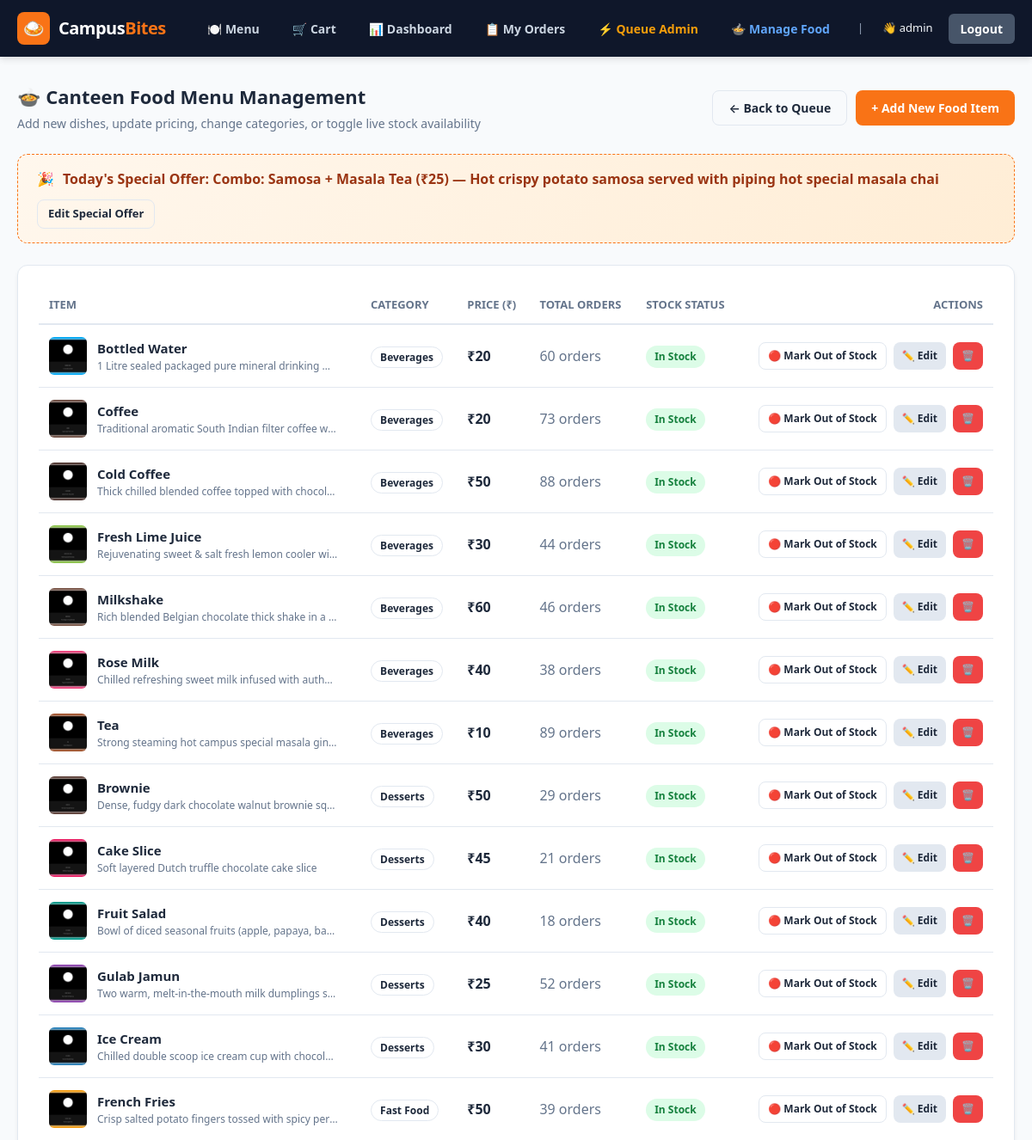
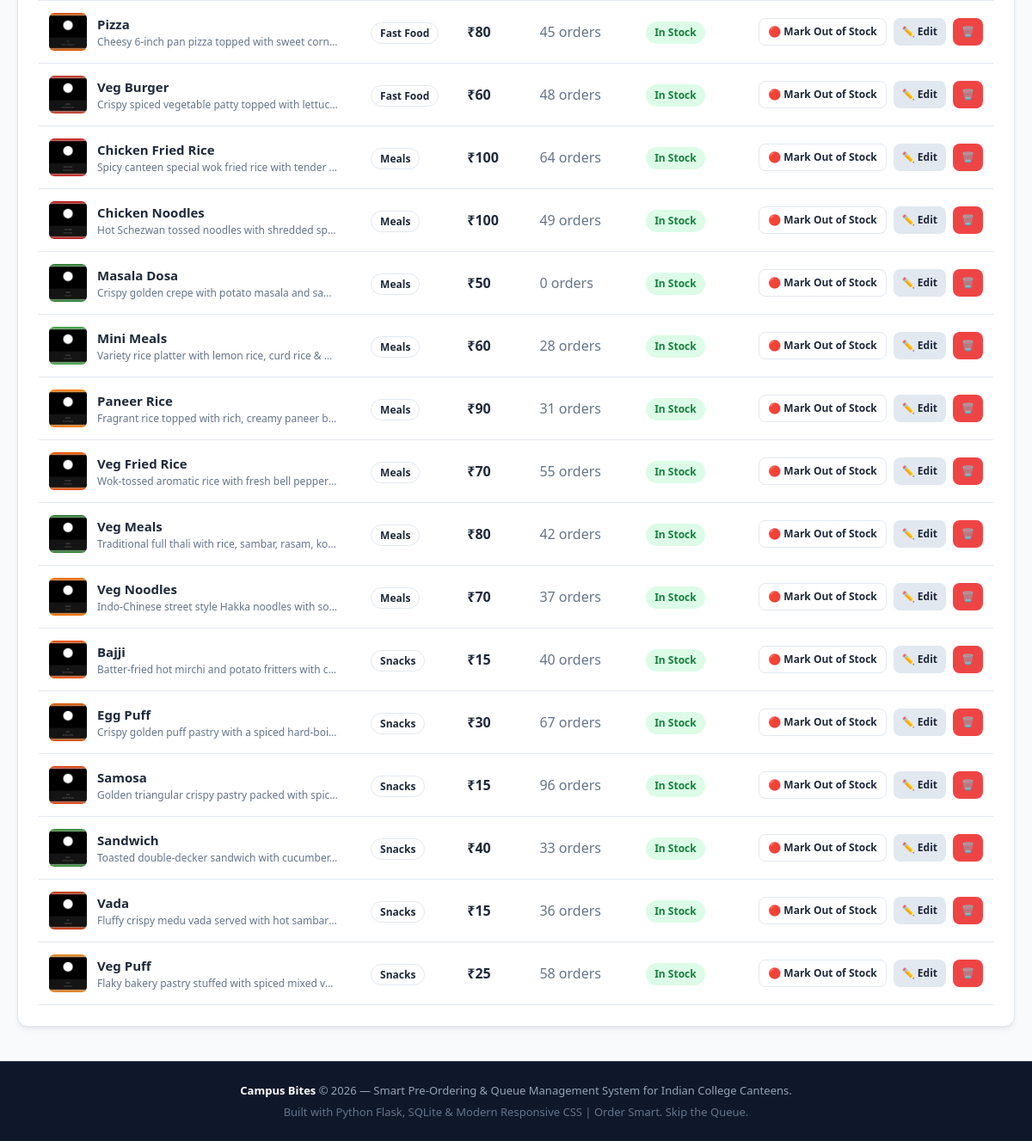
Page /admin/food (signed in) on the committed database (2 pictures, top to bottom).
### app.py (models this page shows)
class User(UserMixin, db.Model):
    __tablename__ = 'user'
    id = db.Column(db.Integer, primary_key=True)
    username = db.Column(db.String(100), unique=True, nullable=False)
    password = db.Column(db.String(255), nullable=False)
    full_name = db.Column(db.String(100), default='')
    phone = db.Column(db.String(20), default='')
    is_admin = db.Column(db.Boolean, default=False)
    created_at = db.Column(db.DateTime, default=datetime.now)
    orders = db.relationship('Order', backref='student', lazy=True)

class SpecialOffer(db.Model):
    __tablename__ = 'special_offer'
    id = db.Column(db.Integer, primary_key=True)
    title = db.Column(db.String(100), nullable=False)
    description = db.Column(db.Text, nullable=False)
    price = db.Column(db.Float, nullable=False)
    active = db.Column(db.Boolean, default=True)

class FoodItem(db.Model):
    __tablename__ = 'food_item'
    id = db.Column(db.Integer, primary_key=True)
    name = db.Column(db.String(100), nullable=False)
    category = db.Column(db.String(50), nullable=False)  # Meals, Snacks, Fast Food, Desserts, Beverages
    description = db.Column(db.String(255), default='')
    price = db.Column(db.Float, nullable=False)  # Stored in INR (₹)
    image = db.Column(db.String(100), default='samosa.jpg')
    available = db.Column(db.Boolean, default=True)
    order_count = db.Column(db.Integer, default=0)

### app.py (the view)
@app.route('/admin/food')
@login_required
def manage_food():
    if not current_user.is_admin:
        flash('Access Denied.', 'danger')
        return redirect(url_for('menu'))
    items = FoodItem.query.order_by(FoodItem.category.asc(), FoodItem.name.asc()).all()
    special_offer = SpecialOffer.query.first()
    return render_template('manage_food.html', items=items, special_offer=special_offer)

### app.py (called while the page is built)
@login_manager.user_loader
def load_user(user_id):
    try:
        return db.session.get(User, int(user_id))
    except (ValueError, TypeError):
        return None

### templates/manage_food.html (shortened to what this page needs)
{% extends "base.html" %}
{% block content %}
<div style="margin-top: 15px;">
    <div style="display: flex; justify-content: space-between; align-items: center; flex-wrap: wrap; gap: 15px; margin-bottom: 25px;">
        <div>
            <h2 class="section-heading" style="margin-bottom: 4px;">🍲 Canteen Food Menu Management</h2>
            <p style="color: var(--text-muted); font-size: 14px;">Add new dishes, update pricing, change categories, or toggle live stock availability</p>
        </div>
        <div style="display: flex; gap: 10px;">
            <a href="{{ url_for('admin_dashboard') }}" class="btn btn-outline">← Back to Queue</a>
            <a href="{{ url_for('add_food') }}" class="btn">+ Add New Food Item</a>
        </div>
    </div>
    <div class="special-card" style="margin-bottom: 25px;">
        <div class="special-title">
            <span>🎉</span>
            <div>
                <strong>Today's Special Offer:</strong>
                {% if special_offer %}
                    {{ special_offer.title }} (₹{{ "%.0f"|format(special_offer.price) }}) — {{ special_offer.description }}
                {% else %}
                    No active special offer.
                {% endif %}
            </div>
        </div>
        <div>
            <a href="{{ url_for('edit_special') }}" class="btn btn-outline" style="padding: 6px 12px; font-size: 13px;">Edit Special Offer</a>
        </div>
    </div>
    <div class="cart-table-card">
        <table class="cart-table">
            <thead>
                <tr>
                    <th>Item</th>
                    <th>Category</th>
                    <th>Price (₹)</th>
                    <th>Total Orders</th>
                    <th>Stock Status</th>
                    <th style="text-align: right;">Actions</th>
                </tr>
            </thead>
            <tbody>
                {% for item in items %}
                <tr>
                    <td>
                        <div style="display: flex; align-items: center; gap: 12px;">
                            <img src="{{ url_for('static', filename='images/' + item.image) }}" alt="{{ item.name }}" style="width: 44px; height: 44px; object-fit: cover; border-radius: 6px;">
                            <div>
                                <strong style="font-size: 15px;">{{ item.name }}</strong>
                                <div style="font-size: 12px; color: var(--text-muted); max-width: 280px; text-overflow: ellipsis; overflow: hidden; white-space: nowrap;">
                                    {{ item.description }}
                                </div>
                            </div>
                        </div>
                    </td>
                    <td><span class="pill-btn" style="padding: 3px 10px; font-size: 12px;">{{ item.category }}</span></td>
                    <td><strong>₹{{ "%.0f"|format(item.price) }}</strong></td>
                    <td style="color: var(--text-muted);">{{ item.order_count }} orders</td>
                    <td>
                        {% if item.available %}
                            <span class="badge badge-Ready">In Stock</span>
                        {% else %}
                            <span class="badge" style="background:#fee2e2; color:#991b1b;">Out of Stock</span>
                        {% endif %}
                    </td>
                    <td style="text-align: right;">
                        <div style="display: inline-flex; gap: 8px;">
                            <a href="{{ url_for('toggle_food_stock', food_id=item.id) }}" class="btn btn-outline" style="padding: 6px 10px; font-size: 12px;" title="Toggle Availability">
                                {% if item.available %}
                                    🔴 Mark Out of Stock
                                {% else %}
                                    🟢 Mark Available
                                {% endif %}
                            </a>
                            <a href="{{ url_for('edit_food', food_id=item.id) }}" class="btn btn-secondary" style="padding: 6px 10px; font-size: 12px;">✏️ Edit</a>
                            <a href="{{ url_for('delete_food', food_id=item.id) }}" class="btn btn-danger" style="padding: 6px 10px; font-size: 12px;" onclick="return confirm('Are you sure you want to delete {{ item.name }}?');">🗑️</a>
                        </div>
                    </td>
                </tr>
                {% endfor %}
            </tbody>
        </table>
    </div>
</div>
{% endblock %}

### templates/base.html (shortened to what this page needs)
<!DOCTYPE html>
<html lang="en">
<head>
    <link rel="stylesheet" href="{{ url_for('static', filename='css/style.css') }}">
</head>
<body>
    <nav class="navbar">
        <div class="container">
            <a href="{{ url_for('menu') }}" class="brand">
                <div class="logo-icon">🍛</div>
                <div>Campus<span>Bites</span></div>
            </a>
            <div class="nav-links">
                <a href="{{ url_for('menu') }}">🍽️ Menu</a>
                <a href="{{ url_for('cart') }}">
                    🛒 Cart
                </a>
                {% if current_user.is_authenticated %}
                    <a href="{{ url_for('dashboard') }}">📊 Dashboard</a>
                    <a href="{{ url_for('order_history') }}">📋 My Orders</a>
                    {% if current_user.is_admin %}
                        <a href="{{ url_for('admin_dashboard') }}" style="color: #f59e0b;">⚡ Queue Admin</a>
                        <a href="{{ url_for('manage_food') }}" style="color: #60a5fa;">🍲 Manage Food</a>
                    {% endif %}
                    <span style="color: #94a3b8; font-size: 13px; margin: 0 4px;">|</span>
                    <span style="color: #f1f5f9; font-size: 13px;">👋 {{ current_user.username }}</span>
                    <a href="{{ url_for('logout') }}" class="btn-nav" style="background:#475569;">Logout</a>
                {% else %}
                    <a href="{{ url_for('login') }}">Login</a>
                    <a href="{{ url_for('register') }}" class="btn-nav">Register</a>
                {% endif %}
            </div>
        </div>
    </nav>
    <main class="container" style="flex: 1; padding-bottom: 40px;">
        {% block content %}{% endblock %}
    </main>
    <footer>
        <div class="container">
            <p><strong>Campus Bites</strong> &copy; 2026 — Smart Pre-Ordering & Queue Management System for Indian College Canteens.</p>
            <p style="margin-top: 5px; color: #64748b;">Built with Python Flask, SQLite & Modern Responsive CSS | Order Smart. Skip the Queue.</p>
        </div>
    </footer>
</body>
</html>

### static/css/style.css (style rules this page uses)
:root { --primary: #f97316; --primary-hover: #ea580c; --primary-light: #ffedd5; --secondary: #0f172a; --bg: #f8fafc; --surface: #ffffff; --border: #e2e8f0; --text-main: #1e293b; --text-muted: #64748b; --success: #10b981; --warning: #f59e0b; --info: #3b82f6; --danger: #ef4444; --radius: 12px; --shadow: 0 4px 6px -1px rgba(0, 0, 0, 0.07), 0 2px 4px -2px rgba(0, 0, 0, 0.05); --shadow-lg: 0 10px 15px -3px rgba(0, 0, 0, 0.1), 0 4px 6px -4px rgba(0, 0, 0, 0.05); }
* { box-sizing: border-box; margin: 0; padding: 0; }
body { font-family: 'Segoe UI', system-ui, -apple-system, BlinkMacSystemFont, Roboto, sans-serif; background-color: var(--bg); color: var(--text-main); line-height: 1.5; min-height: 100vh; display: flex; flex-direction: column; }
.container { width: 100%; max-width: 1200px; margin: 0 auto; padding: 0 20px; }
.navbar { background: var(--secondary); color: white; padding: 14px 0; position: sticky; top: 0; z-index: 100; box-shadow: 0 2px 8px rgba(0,0,0,0.15); }
.navbar .container { display: flex; justify-content: space-between; align-items: center; flex-wrap: wrap; gap: 15px; }
.brand { display: flex; align-items: center; gap: 10px; text-decoration: none; color: white; font-size: 20px; font-weight: 800; letter-spacing: -0.5px; }
.brand .logo-icon { background: var(--primary); width: 38px; height: 38px; border-radius: 8px; display: flex; align-items: center; justify-content: center; font-size: 20px; }
.brand span { color: var(--primary); }
.nav-links { display: flex; align-items: center; gap: 18px; list-style: none; flex-wrap: wrap; }
.nav-links a { color: #cbd5e1; text-decoration: none; font-size: 14px; font-weight: 600; transition: all 0.2s ease; display: flex; align-items: center; gap: 6px; padding: 6px 10px; border-radius: 6px; }
.nav-links a.btn-nav { background: var(--primary); color: white; padding: 7px 14px; border-radius: 6px; }
.special-card { background: linear-gradient(135deg, #fff7ed 0%, #ffedd5 100%); border: 1px dashed var(--primary); border-radius: var(--radius); padding: 16px 22px; margin-bottom: 25px; display: flex; justify-content: space-between; align-items: center; flex-wrap: wrap; gap: 12px; }
.special-title { display: flex; align-items: center; gap: 10px; font-weight: 700; color: #9a3412; font-size: 16px; }
.pill-btn { background: var(--surface); border: 1px solid var(--border); color: var(--text-main); padding: 8px 16px; border-radius: 25px; font-size: 14px; font-weight: 600; cursor: pointer; transition: all 0.2s ease; white-space: nowrap; }
.section-heading { font-size: 22px; font-weight: 700; margin-bottom: 16px; display: flex; align-items: center; gap: 8px; }
.btn { display: inline-flex; align-items: center; justify-content: center; gap: 6px; background: var(--primary); color: white; padding: 9px 18px; border-radius: 8px; font-size: 14px; font-weight: 600; border: none; cursor: pointer; text-decoration: none; transition: background 0.2s ease, transform 0.1s ease; }
.btn-secondary { background: #e2e8f0; color: var(--text-main); }
.btn-danger { background: var(--danger); color: white; }
.btn-outline { background: transparent; border: 1px solid var(--border); color: var(--text-main); }
.cart-table-card, .cart-summary-card { background: var(--surface); border-radius: var(--radius); border: 1px solid var(--border); padding: 24px; box-shadow: var(--shadow); }
.cart-table { width: 100%; border-collapse: collapse; }
.cart-table th { text-align: left; padding: 12px; border-bottom: 2px solid var(--border); color: var(--text-muted); font-size: 13px; text-transform: uppercase; }
.cart-table td { padding: 14px 12px; border-bottom: 1px solid var(--border); vertical-align: middle; }
.badge { display: inline-flex; align-items: center; gap: 4px; padding: 4px 10px; border-radius: 20px; font-size: 12px; font-weight: 700; }
.badge-Ready { background: #dcfce7; color: #15803d; }
footer { margin-top: auto; background: var(--secondary); color: #94a3b8; padding: 24px 0; font-size: 13px; text-align: center; border-top: 1px solid #334155; }
footer strong { color: white; }

### rows in the picture
User: username "admin"
SpecialOffer: title "Combo: Samosa + Masala Tea", price "25", description "Hot crispy potato samosa served with piping hot special masala chai"
FoodItem: image (picture), name "Bottled Water", description "1 Litre sealed packaged pure mineral drinking…", category "Beverages", price "20", order_count "60", available "In Stock"
FoodItem: image (picture), name "Coffee", description "Traditional aromatic South Indian filter coffee w…", category "Beverages", price "20", order_count "73", available "In Stock"
FoodItem: image (picture), name "Cold Coffee", description "Thick chilled blended coffee topped with chocol…", category "Beverages", price "50", order_count "88", available "In Stock"
FoodItem: image (picture), name "Fresh Lime Juice", description "Rejuvenating sweet & salt fresh lemon cooler wi…", category "Beverages", price "30", order_count "44", available "In Stock"
FoodItem: image (picture), name "Milkshake", description "Rich blended Belgian chocolate thick shake in a…", category "Beverages", price "60", order_count "46", available "In Stock"
FoodItem: image (picture), name "Rose Milk", description "Chilled refreshing sweet milk infused with auth…", category "Beverages", price "40", order_count "38", available "In Stock"
FoodItem: image (picture), name "Tea", description "Strong steaming hot campus special masala gin…", category "Beverages", price "10", order_count "89", available "In Stock"
FoodItem: image (picture), name "Brownie", description "Dense, fudgy dark chocolate walnut brownie sq…", category "Desserts", price "50", order_count "29", available "In Stock"
FoodItem: image (picture), name "Cake Slice", description "Soft layered Dutch truffle chocolate cake slice", category "Desserts", price "45", order_count "21", available "In Stock"
FoodItem: image (picture), name "Fruit Salad", description "Bowl of diced seasonal fruits (apple, papaya, ba…", category "Desserts", price "40", order_count "18", available "In Stock"
FoodItem: image (picture), name "Gulab Jamun", description "Two warm, melt-in-the-mouth milk dumplings s…", category "Desserts", price "25", order_count "52", available "In Stock"
FoodItem: image (picture), name "Ice Cream", description "Chilled double scoop ice cream cup with chocol…", category "Desserts", price "30", order_count "41", available "In Stock"
FoodItem: image (picture), name "French Fries", description "Crisp salted potato fingers tossed with spicy per…", category "Fast Food", price "50", order_count "39", available "In Stock"
FoodItem: image (picture), name "Pizza", description "Cheesy 6-inch pan pizza topped with sweet corn…", category "Fast Food", price "80", order_count "45", available "In Stock"
FoodItem: image (picture), name "Veg Burger", description "Crispy spiced vegetable patty topped with lettuc…", category "Fast Food", price "60", order_count "48", available "In Stock"
FoodItem: image (picture), name "Chicken Fried Rice", description "Spicy canteen special wok fried rice with tender…", category "Meals", price "100", order_count "64", available "In Stock"
FoodItem: image (picture), name "Chicken Noodles", description "Hot Schezwan tossed noodles with shredded sp…", category "Meals", price "100", order_count "49", available "In Stock"
FoodItem: image (picture), name "Masala Dosa", description "Crispy golden crepe with potato masala and sa…", category "Meals", price "50", order_count "0", available "In Stock"
FoodItem: image (picture), name "Mini Meals", description "Variety rice platter with lemon rice, curd rice &…", category "Meals", price "60", order_count "28", available "In Stock"
FoodItem: image (picture), name "Paneer Rice", description "Fragrant rice topped with rich, creamy paneer b…", category "Meals", price "90", order_count "31", available "In Stock"
FoodItem: image (picture), name "Veg Fried Rice", description "Wok-tossed aromatic rice with fresh bell pepper…", category "Meals", price "70", order_count "55", available "In Stock"
FoodItem: image (picture), name "Veg Meals", description "Traditional full thali with rice, sambar, rasam, ko…", category "Meals", price "80", order_count "42", available "In Stock"
FoodItem: image (picture), name "Veg Noodles", description "Indo-Chinese street style Hakka noodles with so…", category "Meals", price "70", order_count "37", available "In Stock"
FoodItem: image (picture), name "Bajji", description "Batter-fried hot mirchi and potato fritters with c…", category "Snacks", price "15", order_count "40", available "In Stock"
FoodItem: image (picture), name "Egg Puff", description "Crispy golden puff pastry with a spiced hard-boi…", category "Snacks", price "30", order_count "67", available "In Stock"
FoodItem: image (picture), name "Samosa", description "Golden triangular crispy pastry packed with spic…", category "Snacks", price "15", order_count "96", available "In Stock"
FoodItem: image (picture), name "Sandwich", description "Toasted double-decker sandwich with cucumber…", category "Snacks", price "40", order_count "33", available "In Stock"
FoodItem: image (picture), name "Vada", description "Fluffy crispy medu vada served with hot sambar…", category "Snacks", price "15", order_count "36", available "In Stock"
FoodItem: image (picture), name "Veg Puff", description "Flaky bakery pastry stuffed with spiced mixed v…", category "Snacks", price "25", order_count "58", available "In Stock"
